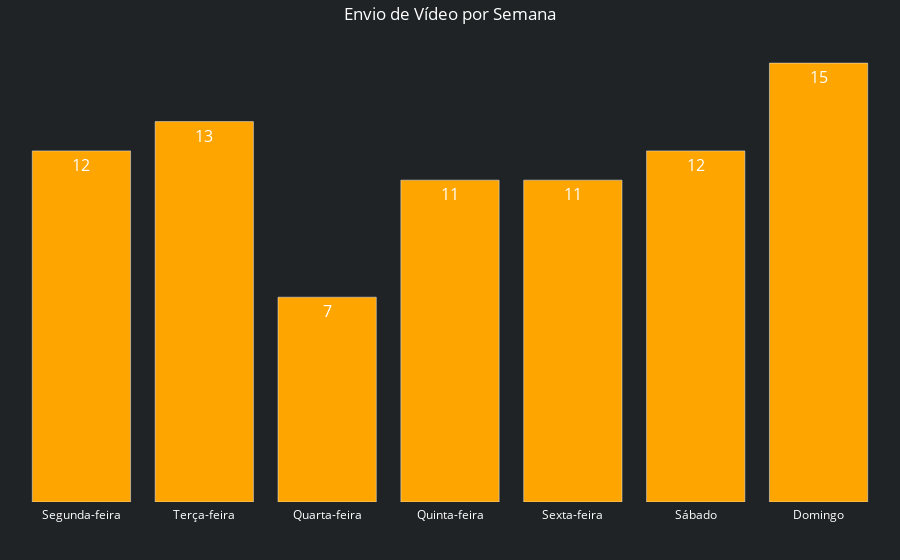

Notebook cell for this chart:
### Code cell
fig = px.bar(base_publicacao_video, x='DIA_PUBLICACAO',y='TOTAL_VIDEOS_PUBLICADOS', text_auto=True)


fig.update_layout(
    title_text='Envio de Vídeo por Semana',
    showlegend=True,
    title=dict(x=0.5, font=dict(color='white')),
    plot_bgcolor='#1F2326',
    yaxis=dict(visible=False),  
    margin=dict(l=20, r=20, t=40, b=20, pad=4),
    paper_bgcolor='#1F2326',
    xaxis=dict(title='', tickfont=dict(color='white')),
    legend=dict(font=dict(color='white')),
)
fig.update_traces(
    textfont_color='white',
    marker_color='#FFA500',
    textfont_size=16  
)

fig.show()

### Figure 1 — Plotly figure (JSON) as saved in the notebook; plotly's stock layout.template omitted (floating-point values rounded to 4 significant figures)
{"data": [{"alignmentgroup": "True", "hovertemplate": "DIA_PUBLICACAO=%{x}<br>TOTAL_VIDEOS_PUBLICADOS=%{y}<extra></extra>", "legendgroup": "", "marker": {"color": "#FFA500", "pattern": {"shape": ""}}, "name": "", "offsetgroup": "", "orientation": "v", "showlegend": false, "textfont": {"color": "white", "size": 16}, "textposition": "auto", "texttemplate": "%{y}", "type": "bar", "x": ["Segunda-feira", "Terça-feira", "Quarta-feira", "Quinta-feira", "Sexta-feira", "Sábado", "Domingo"], "xaxis": "x", "y": [12, 13, 7, 11, 11, 12, 15], "yaxis": "y"}], "layout": {"barmode": "relative", "legend": {"font": {"color": "white"}, "tracegroupgap": 0}, "margin": {"b": 20, "l": 20, "pad": 4, "r": 20, "t": 40}, "paper_bgcolor": "#1F2326", "plot_bgcolor": "#1F2326", "showlegend": true, "title": {"font": {"color": "white"}, "text": "Envio de Vídeo por Semana", "x": 0.5}, "xaxis": {"anchor": "y", "domain": [0, 1], "tickfont": {"color": "white"}, "title": {"text": ""}}, "yaxis": {"anchor": "x", "domain": [0, 1], "title": {"text": "TOTAL_VIDEOS_PUBLICADOS"}, "visible": false}}}
